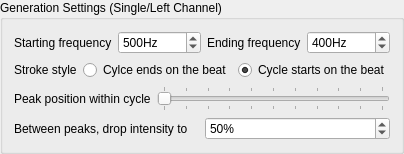
        <widget class="QGroupBox" name="estimLeftChannelSettingsBox">
         <property name="title">
          <string>Generation Settings (Single/Left Channel)</string>
         </property>
         <layout class="QGridLayout" name="gridLayout_10">
          <item row="1" column="0" colspan="2">
           <layout class="QHBoxLayout" name="estimStrokeStyleHorizontalLayout_2">
            <item>
             <widget class="QLabel" name="estimStrokeStyleLabel_2">
              <property name="toolTip">
               <string>Choose the 'style' of stroking that should be simulated.</string>
              </property>
              <property name="text">
               <string>Stroke style</string>
              </property>
             </widget>
            </item>
            <item>
             <widget class="QRadioButton" name="estimLeftChannelCycleEndsOnBeatRadioButton">
              <property name="toolTip">
               <string>A full up-and-down stroke is timed so that it finishes on the beat. It will pause at the bottom of the stroke if there is no beat shortly after.</string>
              </property>
              <property name="text">
               <string>Cylce ends on the beat</string>
              </property>
              <property name="checked">
               <bool>false</bool>
              </property>
             </widget>
            </item>
            <item>
             <widget class="QRadioButton" name="estimLeftChannelCycleStartsOnBeatRadioButton">
              <property name="toolTip">
               <string>A full down-and-up stroke is timed so that the bottom of the stroke falls on the beat. After the up-stroke, it will pause at the top of the stroke if there is no beat shortly after.</string>
              </property>
              <property name="text">
               <string>Cycle starts on the beat</string>
              </property>
              <property name="checked">
               <bool>true</bool>
              </property>
             </widget>
            </item>
           </layout>
          </item>
          <item row="0" column="0" colspan="2">
           <layout class="QHBoxLayout" name="estimLeftChannelFrequencyHorizontalLayout">
            <item>
             <widget class="QLabel" name="estimLeftChannelStartingFrequencyLabel">
              <property name="toolTip">
               <string>Carrier frequency of the e-stim signal at the start of the game</string>
              </property>
              <property name="text">
               <string>Starting frequency</string>
              </property>
             </widget>
            </item>
            <item>
             <widget class="QSpinBox" name="estimLeftChannelStartingFrequencySpinbox">
              <property name="toolTip">
               <string>Carrier frequency of the e-stim signal at the start of the game</string>
              </property>
              <property name="suffix">
               <string>Hz</string>
              </property>
              <property name="minimum">
               <number>50</number>
              </property>
              <property name="maximum">
               <number>8000</number>
              </property>
              <property name="singleStep">
               <number>10</number>
              </property>
              <property name="value">
               <number>500</number>
              </property>
             </widget>
            </item>
            <item>
             <widget class="QLabel" name="estimLeftChannelEndingFrequencyLabel">
              <property name="toolTip">
               <string>Carrier frequency of the e-stim signal at the start of the game (lower frequencies are more intense)</string>
              </property>
              <property name="text">
               <string>Ending frequency</string>
              </property>
             </widget>
            </item>
            <item>
             <widget class="QSpinBox" name="estimLeftChannelEndingFrequencySpinbox">
              <property name="toolTip">
               <string>Carrier frequency of the e-stim signal at the start of the game (lower frequencies are more intense)</string>
              </property>
              <property name="suffix">
               <string>Hz</string>
              </property>
              <property name="minimum">
               <number>50</number>
              </property>
              <property name="maximum">
               <number>8000</number>
              </property>
              <property name="singleStep">
               <number>10</number>
              </property>
              <property name="value">
               <number>400</number>
              </property>
             </widget>
            </item>
           </layout>
          </item>
          <item row="3" column="0">
           <widget class="QLabel" name="estimLeftChannelBackgroundLevelLabel">
            <property name="text">
             <string>Between peaks, drop intensity to</string>
            </property>
           </widget>
          </item>
          <item row="3" column="1">
           <widget class="QSpinBox" name="estimLeftChannelBackgroundLevelSpinBox">
            <property name="toolTip">
             <string>Increase signal strength by this amount over the course of the game to account for loss in sensitivity (in effect, this lowers the starting volume, use larger values for longer games)</string>
            </property>
            <property name="suffix">
             <string>%</string>
            </property>
            <property name="maximum">
             <number>99</number>
            </property>
            <property name="singleStep">
             <number>5</number>
            </property>
            <property name="value">
             <number>50</number>
            </property>
           </widget>
          </item>
          <item row="2" column="0" colspan="2">
           <layout class="QHBoxLayout" name="estimLeftChannelPeakWithinCycleLayout">
            <item>
             <widget class="QLabel" name="estimLeftChannelPeakWithinCycleLabel">
              <property name="toolTip">
               <string>Adjust the balance of the signal between the left and right channels to achieve the best sensation.</string>
              </property>
              <property name="text">
               <string>Peak position within cycle</string>
              </property>
             </widget>
            </item>
            <item>
             <widget class="QSlider" name="estimLeftChannelPeakWithinCycleSlider">
              <property name="toolTip">
               <string>Adjust the balance of the signal between the left and right channels to achieve the best sensation.</string>
              </property>
              <property name="layoutDirection">
               <enum>Qt::LeftToRight</enum>
              </property>
              <property name="autoFillBackground">
               <bool>false</bool>
              </property>
              <property name="minimum">
               <number>0</number>
              </property>
              <property name="maximum">
               <number>100</number>
              </property>
              <property name="value">
               <number>0</number>
              </property>
              <property name="tracking">
               <bool>false</bool>
              </property>
              <property name="orientation">
               <enum>Qt::Horizontal</enum>
              </property>
              <property name="tickPosition">
               <enum>QSlider::TicksBothSides</enum>
              </property>
              <property name="tickInterval">
               <number>10</number>
              </property>
             </widget>
            </item>
           </layout>
          </item>
         </layout>
        </widget>
